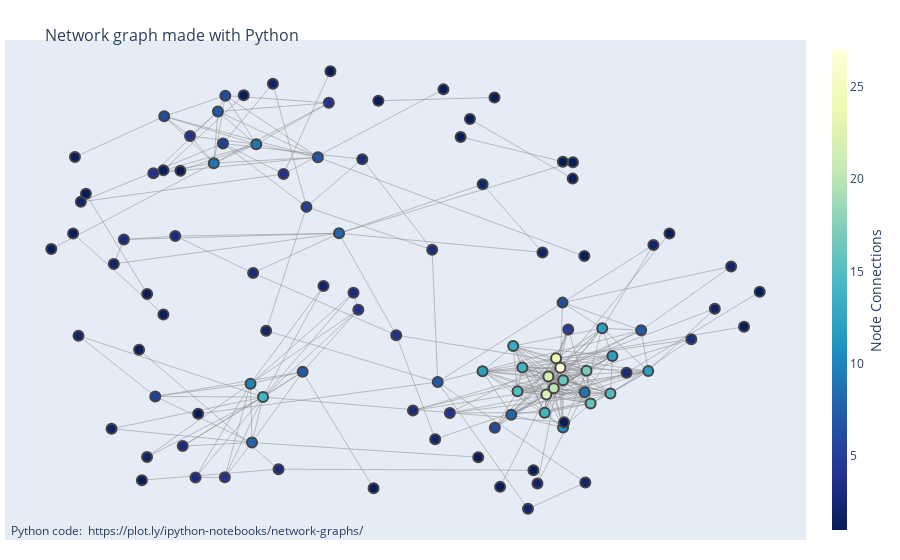

This figure's notebook cell:
### Code cell
fig = go.Figure(data=[edge_trace, node_trace],
             layout=go.Layout(
                title='<br>Network graph made with Python',
                titlefont_size=16,
                showlegend=False,
                hovermode='closest',
                margin=dict(b=20,l=5,r=5,t=40),
                annotations=[ dict(
                    text="Python code: <a href='https://plot.ly/ipython-notebooks/network-graphs/'> https://plot.ly/ipython-notebooks/network-graphs/</a>",
                    showarrow=False,
                    xref="paper", yref="paper",
                    x=0.005, y=-0.002 ) ],
                xaxis=dict(showgrid=False, zeroline=False, showticklabels=False),
                yaxis=dict(showgrid=False, zeroline=False, showticklabels=False))
                )
fig.show()

### Figure 1 — Plotly figure (JSON) as saved in the notebook; plotly's stock layout.template omitted (floating-point values rounded to 4 significant figures; data arrays with more than 128 entries replaced by an {"elided": "..."} marker saying what was removed)
{"data": [{"hoverinfo": "none", "line": {"color": "#888", "width": 0.5}, "mode": "lines", "type": "scatter", "x": {"elided": "870 float values"}, "y": {"elided": "870 float values"}}, {"hoverinfo": "text", "marker": {"color": [17, 16, 14, 22, 24, 20, 12, 27, 15, 11, 16, 8, 15, 14, 5, 22, 12, 3, 3, 3, 8, 4, 3, 1, 2, 2, 2, 7, 4, 9, 7, 9, 13, 12, 12, 3, 4, 1, 4, 6, 1, 8, 2, 14, 10, 4, 3, 7, 5, 1, 1, 6, 5, 3, 3, 5, 1, 9, 4, 6, 2, 3, 3, 2, 4, 1, 2, 3, 1, 1, 6, 2, 7, 7, 2, 1, 3, 2, 1, 1, 1, 1, 1, 2, 1, 2, 2, 2, 2, 1, 1, 1, 1, 1, 1, 4, 1, 1, 1, 2, 1, 2, 1, 1, 1, 1], "colorbar": {"thickness": 15, "title": {"side": "right", "text": "Node Connections"}, "xanchor": "left"}, "colorscale": [[0, "rgb(255,255,217)"], [0.125, "rgb(237,248,177)"], [0.25, "rgb(199,233,180)"], [0.375, "rgb(127,205,187)"], [0.5, "rgb(65,182,196)"], [0.625, "rgb(29,145,192)"], [0.75, "rgb(34,94,168)"], [0.875, "rgb(37,52,148)"], [1, "rgb(8,29,88)"]], "line": {"width": 2}, "reversescale": true, "showscale": true, "size": 10}, "mode": "markers", "text": ["B007M672AQ# of connections: 17", "B000BTUS4S# of connections: 16", "B00F534C88# of connections: 14", "B00KNX315U# of connections: 22", "B00LBA31XG# of connections: 24", "B00N2ZUOY2# of connections: 20", "B014WD43S0# of connections: 12", "B01ARRQJP0# of connections: 27", "B01GFQO1BQ# of connections: 15", "B06XQ5THNT# of connections: 11", "B06XSVQ58L# of connections: 16", "B072KYWTGC# of connections: 8", "B074LJ3MY7# of connections: 15", "B074XVN4TH# of connections: 14", "B07BXYRDV3# of connections: 5", "B07BYTY7CV# of connections: 22", "B07BZY27H9# of connections: 12", "B00MRZIFD0# of connections: 3", "B002QYW8LW# of connections: 3", "B015XBYDLM# of connections: 3", "B07DC8BR3B# of connections: 8", "B006XISCNA# of connections: 4", "B0045I6IAO# of connections: 3", "B009EDSWJA# of connections: 1", "B01LAG1TOS# of connections: 2", "B00PUDI2Z2# of connections: 2", "B004QWYCVG# of connections: 2", "B00JJ19F0C# of connections: 7", "B004TZOEF4# of connections: 4", "B06Y4BVY5P# of connections: 9", "B06Y4C2RS9# of connections: 7", "B06Y4CJVQY# of connections: 9", "B006ZS8VEI# of connections: 13", "B01MFHYI6M# of connections: 12", "B074LHLQ34# of connections: 12", "B079YJPDW1# of connections: 3", "B00T7TSI86# of connections: 4", "B008LM56T4# of connections: 1", "B0096E59S4# of connections: 4", "B06Y4FTDT8# of connections: 6", "B00FMWWN6U# of connections: 1", "B00JBEFSFS# of connections: 8", "B00H95VSF0# of connections: 2", "B078HDBP3C# of connections: 14", "B00L5FYDC0# of connections: 10", "B010352KBS# of connections: 4", "B01MYUCJBF# of connections: 3", "B075VYL591# of connections: 7", "B076F2MMZS# of connections: 5", "B07G8LX1C2# of connections: 1", "B00VXO4QWK# of connections: 1", "B071VGPD9X# of connections: 6", "B01L8JJ1GK# of connections: 5", "B00JULWEAE# of connections: 3", "B07FYJ5B62# of connections: 3", "B07G7R1PZM# of connections: 5", "B00KCXXADO# of connections: 1", "B01EQ010C6# of connections: 9", "B01G6QQQBS# of connections: 4", "B07C91HLN3# of connections: 6", "B00L5FY6HC# of connections: 2", "B01HIP5KO0# of connections: 3", "B01IS134SC# of connections: 3", "B07JCL2VQD# of connections: 2", "B07JZRYFXD# of connections: 4", "B014WDIU16# of connections: 1", "B00NWGWPSO# of connections: 2", "B07CQS2QMZ# of connections: 3", "B07G7DNKT1# of connections: 1", "B00ROY5VRC# of connections: 1", "B00SG7CNW2# of connections: 6", "B01INYI8WG# of connections: 2", "B01INYI92U# of connections: 7", "B07612XJRK# of connections: 7", "B0779BHF5V# of connections: 2", "B00SM7KP6W# of connections: 1", "B00XKXHMD2# of connections: 3", "B010276H5W# of connections: 2", "B01LFE7DY0# of connections: 1", "B07D7VTQ1R# of connections: 1", "B00U8TFZEY# of connections: 1", "B075M2QJPH# of connections: 1", "B07F3YG4YB# of connections: 1", "B07BJ97WGZ# of connections: 2", "B01FUJLZ6S# of connections: 1", "B07BTJ7THK# of connections: 2", "B07MDCXPHC# of connections: 2", "B01N1IGKE4# of connections: 2", "B01LFE7FCU# of connections: 2", "B073Z7Y7LM# of connections: 1", "B01LWQM6MU# of connections: 1", "B01MD1P49Q# of connections: 1", "B01MRECHLD# of connections: 1", "B06XYX29SX# of connections: 1", "B07C68TP6F# of connections: 1", "B07JWGHS6C# of connections: 4", "B07JYGCXF1# of connections: 1", "B078BF1ZQ6# of connections: 1", "B0741QK3WM# of connections: 1", "B075VYD145# of connections: 2", "B07733MNSB# of connections: 1", "B07683LBDF# of connections: 2", "B07CQQ73K5# of connections: 1", "B07BKTTBTK# of connections: 1", "B07FJRYTGG# of connections: 1", "B07DLRRKY7# of connections: 1"], "type": "scatter", "x": [0.491, 0.5013, 0.3283, 0.3891, 0.4138, 0.408, 0.6475, 0.4247, 0.3161, 0.4315, 0.4316, 0.3002, 0.5516, 0.3849, 0.4446, 0.3942, 0.2273, -0.6819, -0.5516, -0.3542, -0.1364, 0.008553, 0.5925, 0.93, 0.1073, 0.2277, 0.3794, -0.19, -0.6072, -0.4539, -0.4435, -0.3463, 0.3051, 0.5307, 0.5566, 0.7566, -0.2772, -0.1583, -0.5141, -0.5795, 0.4565, -0.3571, -0.7131, -0.329, -0.3609, -0.426, -0.5328, -0.2287, -0.6023, 0.2165, 0.4855, -0.4247, -0.4306, -0.07754, 0.09965, -0.2191, 0.2719, 0.4863, 0.1445, 0.2584, -0.6231, -0.5002, -0.09976, -0.1759, -0.08746, 0.8903, -0.7075, 0.05098, -0.6228, -0.7781, 0.4302, 0.6605, 0.6295, 0.1138, 0.8576, -0.6362, -0.2897, -0.7909, 0.1282, 0.4558, 0.1955, -0.6433, 0.3563, 0.8162, 0.7012, 0.3666, -0.3042, 0.488, 0.3426, 0.1718, 0.431, 0.2576, -0.03673, -0.5386, -0.8659, -0.1623, -0.8059, -0.3781, -0.5816, -0.7969, -0.04888, -0.3212, -0.4935, 0.434, -0.8106, -0.5817], "y": [-0.2949, -0.4371, -0.2811, -0.3984, -0.2414, -0.371, -0.2967, -0.2817, -0.3835, -0.5403, -0.3358, -0.4855, -0.3936, -0.4765, -0.1168, -0.3201, -0.2971, 0.2723, 0.2875, 0.1274, 0.2991, -0.1412, -0.3043, 0.04609, -0.5912, 0.5112, 0.2167, 0.6279, 0.5591, 0.6026, 0.8258, 0.6845, -0.1884, -0.1113, -0.2311, -0.1591, 0.5553, 1, 0.72, 0.805, 0.607, -0.6058, -0.546, -0.4088, -0.3509, -0.756, -0.6208, -0.2998, -0.4063, -0.6688, 0.2006, 0.8945, 0.6877, 0.6196, 0.228, 0.4135, -0.7973, -0.3882, -0.4774, -0.5414, -0.6683, -0.757, 0.04175, 0.07118, -0.03127, -0.1046, 0.1669, -0.4671, 0.0369, 0.4703, -0.0005489, 0.249, -0.12, -0.3441, 0.1557, -0.7683, -0.7208, 0.4354, 0.9216, 0.5357, 0.7937, -0.2043, -0.7255, -0.02658, 0.2983, -0.7823, 0.9462, -0.7786, -0.8919, 0.7159, 0.6086, 0.8867, 0.8721, 0.57, 0.231, 0.8633, 0.6291, 0.8962, 0.5722, -0.1434, -0.8033, -0.1218, -0.4814, -0.5184, 0.2981, -0.05175]}], "layout": {"annotations": [{"showarrow": false, "text": "Python code: <a href='https://plot.ly/ipython-notebooks/network-graphs/'> https://plot.ly/ipython-notebooks/network-graphs/</a>", "x": 0.005, "xref": "paper", "y": -0.002, "yref": "paper"}], "hovermode": "closest", "margin": {"b": 20, "l": 5, "r": 5, "t": 40}, "showlegend": false, "title": {"font": {"size": 16}, "text": "<br>Network graph made with Python"}, "xaxis": {"showgrid": false, "showticklabels": false, "zeroline": false}, "yaxis": {"showgrid": false, "showticklabels": false, "zeroline": false}}}
